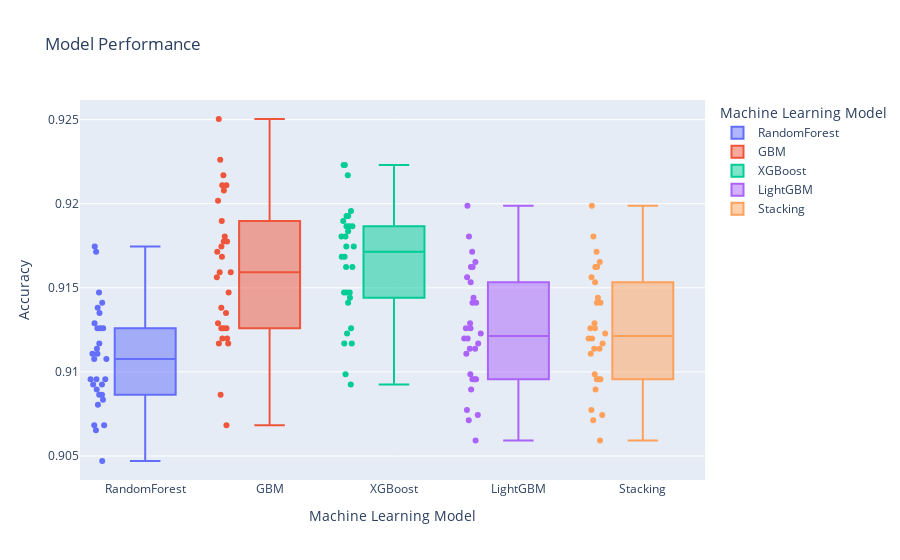

Notebook code cell kept with this figure:
### Markdown cell above
Generate a boxplot for all imporved model and stacking model.

### Code cell
fig = px.box(improved_classificationmod, x="Model", y="Score",color="Model",points='all',
labels={"Model": "Machine Learning Model",
        "Score": "Accuracy"
        },title="Model Performance")
fig.show()
fig.write_image("Improved_Models_Boxplot.jpeg",engine="kaleido",format="png", width=1600, height=700, scale=0.75)

### Figure 1 — Plotly figure (JSON) as saved in the notebook; plotly's stock layout.template omitted (floating-point values rounded to 4 significant figures)
{"data": [{"alignmentgroup": "True", "boxpoints": "all", "hovertemplate": "Machine Learning Model=%{x}<br>Accuracy=%{y}<extra></extra>", "legendgroup": "RandomForest", "marker": {"color": "#636efa"}, "name": "RandomForest", "notched": false, "offsetgroup": "RandomForest", "orientation": "v", "showlegend": true, "type": "box", "x": ["RandomForest", "RandomForest", "RandomForest", "RandomForest", "RandomForest", "RandomForest", "RandomForest", "RandomForest", "RandomForest", "RandomForest", "RandomForest", "RandomForest", "RandomForest", "RandomForest", "RandomForest", "RandomForest", "RandomForest", "RandomForest", "RandomForest", "RandomForest", "RandomForest", "RandomForest", "RandomForest", "RandomForest", "RandomForest", "RandomForest", "RandomForest", "RandomForest", "RandomForest", "RandomForest"], "x0": " ", "xaxis": "x", "y": [0.9047, 0.9129, 0.9108, 0.909, 0.9126, 0.9065, 0.9135, 0.9147, 0.9096, 0.9126, 0.9086, 0.9141, 0.9117, 0.9093, 0.9083, 0.9086, 0.9171, 0.908, 0.9068, 0.9111, 0.9068, 0.9138, 0.9175, 0.9093, 0.9096, 0.9111, 0.9108, 0.9114, 0.9096, 0.9126], "y0": " ", "yaxis": "y"}, {"alignmentgroup": "True", "boxpoints": "all", "hovertemplate": "Machine Learning Model=%{x}<br>Accuracy=%{y}<extra></extra>", "legendgroup": "GBM", "marker": {"color": "#EF553B"}, "name": "GBM", "notched": false, "offsetgroup": "GBM", "orientation": "v", "showlegend": true, "type": "box", "x": ["GBM", "GBM", "GBM", "GBM", "GBM", "GBM", "GBM", "GBM", "GBM", "GBM", "GBM", "GBM", "GBM", "GBM", "GBM", "GBM", "GBM", "GBM", "GBM", "GBM", "GBM", "GBM", "GBM", "GBM", "GBM", "GBM", "GBM", "GBM", "GBM", "GBM"], "x0": " ", "xaxis": "x", "y": [0.9135, 0.9156, 0.9181, 0.9147, 0.9211, 0.9068, 0.9175, 0.9168, 0.9202, 0.9126, 0.9171, 0.9117, 0.9159, 0.9208, 0.912, 0.9126, 0.9217, 0.9086, 0.9138, 0.9226, 0.9117, 0.912, 0.9178, 0.9129, 0.9126, 0.9159, 0.9178, 0.925, 0.9211, 0.919], "y0": " ", "yaxis": "y"}, {"alignmentgroup": "True", "boxpoints": "all", "hovertemplate": "Machine Learning Model=%{x}<br>Accuracy=%{y}<extra></extra>", "legendgroup": "XGBoost", "marker": {"color": "#00cc96"}, "name": "XGBoost", "notched": false, "offsetgroup": "XGBoost", "orientation": "v", "showlegend": true, "type": "box", "x": ["XGBoost", "XGBoost", "XGBoost", "XGBoost", "XGBoost", "XGBoost", "XGBoost", "XGBoost", "XGBoost", "XGBoost", "XGBoost", "XGBoost", "XGBoost", "XGBoost", "XGBoost", "XGBoost", "XGBoost", "XGBoost", "XGBoost", "XGBoost", "XGBoost", "XGBoost", "XGBoost", "XGBoost", "XGBoost", "XGBoost", "XGBoost", "XGBoost", "XGBoost", "XGBoost"], "x0": " ", "xaxis": "x", "y": [0.9181, 0.9181, 0.9162, 0.9162, 0.9193, 0.9093, 0.9187, 0.9217, 0.9168, 0.9187, 0.9175, 0.9147, 0.9184, 0.9223, 0.9141, 0.9099, 0.9223, 0.9126, 0.9147, 0.9193, 0.9117, 0.9147, 0.9175, 0.9117, 0.9123, 0.9187, 0.9168, 0.919, 0.9196, 0.9144], "y0": " ", "yaxis": "y"}, {"alignmentgroup": "True", "boxpoints": "all", "hovertemplate": "Machine Learning Model=%{x}<br>Accuracy=%{y}<extra></extra>", "legendgroup": "LightGBM", "marker": {"color": "#ab63fa"}, "name": "LightGBM", "notched": false, "offsetgroup": "LightGBM", "orientation": "v", "showlegend": true, "type": "box", "x": ["LightGBM", "LightGBM", "LightGBM", "LightGBM", "LightGBM", "LightGBM", "LightGBM", "LightGBM", "LightGBM", "LightGBM", "LightGBM", "LightGBM", "LightGBM", "LightGBM", "LightGBM", "LightGBM", "LightGBM", "LightGBM", "LightGBM", "LightGBM", "LightGBM", "LightGBM", "LightGBM", "LightGBM", "LightGBM", "LightGBM", "LightGBM", "LightGBM", "LightGBM", "LightGBM"], "x0": " ", "xaxis": "x", "y": [0.9114, 0.9199, 0.9099, 0.9077, 0.9162, 0.909, 0.9162, 0.9153, 0.912, 0.9129, 0.9141, 0.9096, 0.9126, 0.9126, 0.9096, 0.9114, 0.9171, 0.9096, 0.9111, 0.912, 0.9074, 0.9144, 0.9141, 0.9071, 0.9059, 0.9123, 0.9117, 0.9156, 0.9165, 0.9181], "y0": " ", "yaxis": "y"}, {"alignmentgroup": "True", "boxpoints": "all", "hovertemplate": "Machine Learning Model=%{x}<br>Accuracy=%{y}<extra></extra>", "legendgroup": "Stacking", "marker": {"color": "#FFA15A"}, "name": "Stacking", "notched": false, "offsetgroup": "Stacking", "orientation": "v", "showlegend": true, "type": "box", "x": ["Stacking", "Stacking", "Stacking", "Stacking", "Stacking", "Stacking", "Stacking", "Stacking", "Stacking", "Stacking", "Stacking", "Stacking", "Stacking", "Stacking", "Stacking", "Stacking", "Stacking", "Stacking", "Stacking", "Stacking", "Stacking", "Stacking", "Stacking", "Stacking", "Stacking", "Stacking", "Stacking", "Stacking", "Stacking", "Stacking"], "x0": " ", "xaxis": "x", "y": [0.9114, 0.9199, 0.9099, 0.9077, 0.9162, 0.909, 0.9162, 0.9153, 0.912, 0.9129, 0.9141, 0.9096, 0.9126, 0.9126, 0.9096, 0.9114, 0.9171, 0.9096, 0.9111, 0.912, 0.9074, 0.9144, 0.9141, 0.9071, 0.9059, 0.9123, 0.9117, 0.9156, 0.9165, 0.9181], "y0": " ", "yaxis": "y"}], "layout": {"boxmode": "overlay", "legend": {"title": {"text": "Machine Learning Model"}, "tracegroupgap": 0}, "title": {"text": "Model Performance"}, "xaxis": {"anchor": "y", "categoryarray": ["RandomForest", "GBM", "XGBoost", "LightGBM", "Stacking"], "categoryorder": "array", "domain": [0, 1], "title": {"text": "Machine Learning Model"}}, "yaxis": {"anchor": "x", "domain": [0, 1], "title": {"text": "Accuracy"}}}}
